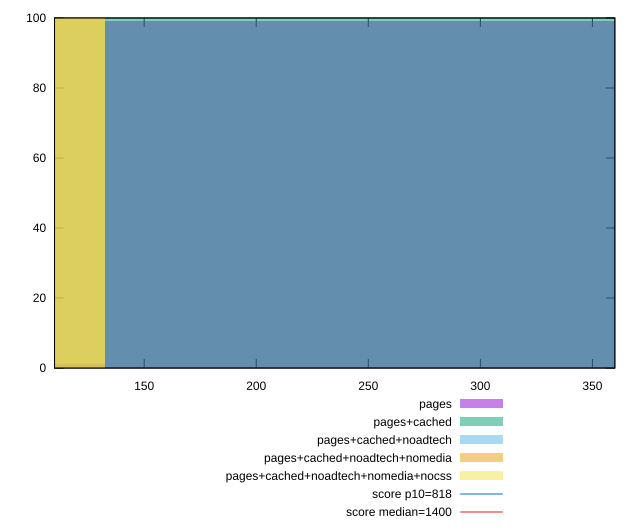

Here is the gnuplot script that generated this plot:
reset

$pages <<EOF
265.2227090533591 99
0 1
EOF

$pagesCached <<EOF
265.2227090533591 100
EOF

$pagesCachedNoadtech <<EOF
0 100
EOF

$pagesCachedNoadtechNomedia <<EOF
0 100
EOF

$pagesCachedNoadtechNomediaNocss <<EOF
0 100
EOF

set key outside below
set boxwidth 265.2227090533591
set xrange [110:360]
set yrange [0:100]
set trange [0:100]
set style fill transparent solid 0.5 noborder

set parametric
set terminal svg size 640, 530 enhanced background rgb 'white'
set output "report_00017_2021-02-10T15-08-03.406Z/dom-size/comparison/histogram/all_raw.svg"

plot $pages title "pages" with boxes, \
     $pagesCached title "pages+cached" with boxes, \
     $pagesCachedNoadtech title "pages+cached+noadtech" with boxes, \
     $pagesCachedNoadtechNomedia title "pages+cached+noadtech+nomedia" with boxes, \
     $pagesCachedNoadtechNomediaNocss title "pages+cached+noadtech+nomedia+nocss" with boxes, \
     818,t title "score p10=818", \
     1400,t title "score median=1400"

reset
